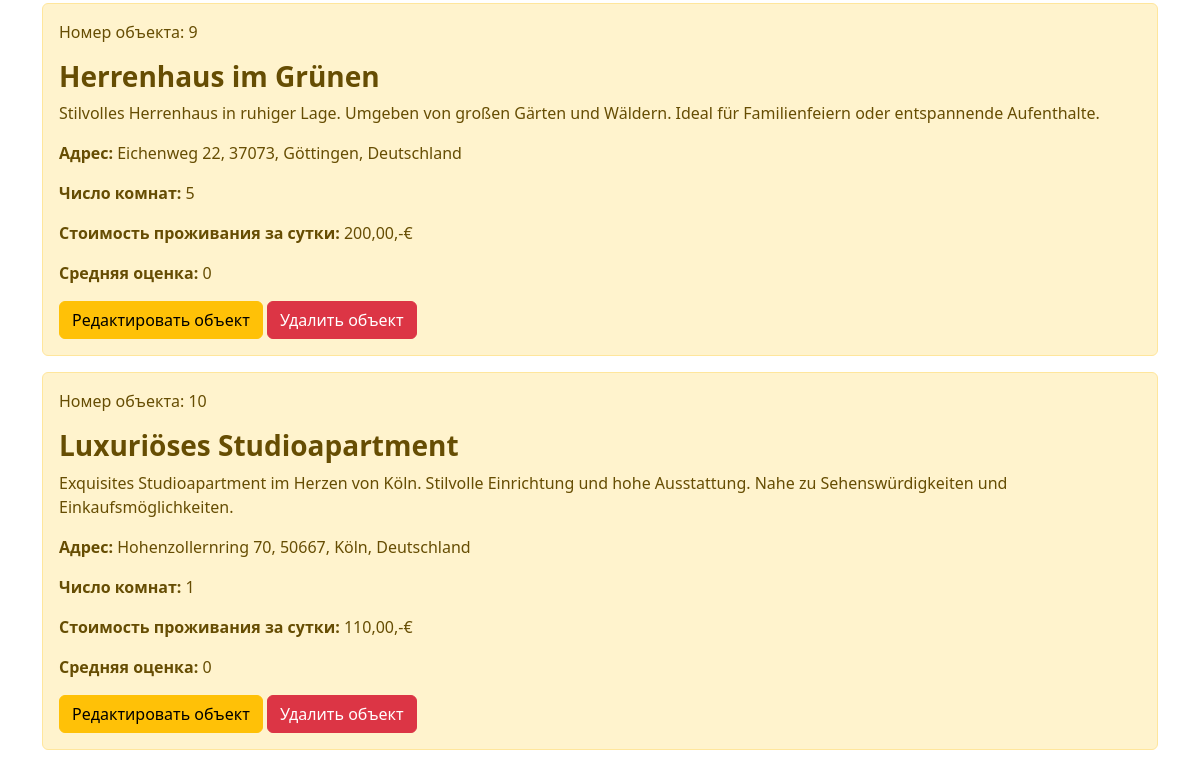
The app's page / (signed in, lower part), older data.
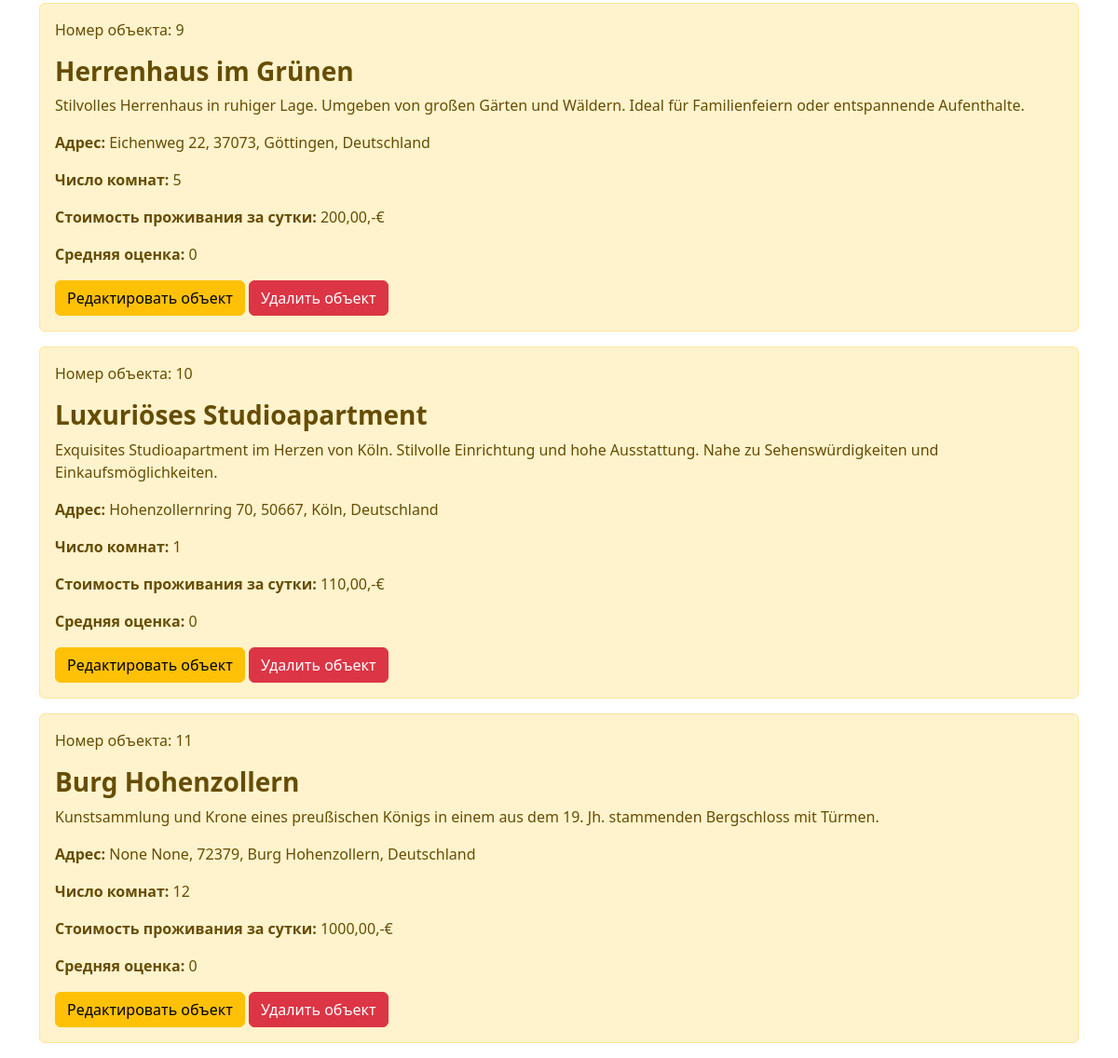
The same page, newer data.
### booking/models.py (models this page shows, shortened)
class Housing(models.Model):
    class HousingType(models.TextChoices):
        APARTMENT = 'APARTMENT', 'Квартира'
        HOUSE = 'HOUSE', 'Дом'
        STUDIO = 'STUDIO', 'Студия'
        CASTLE = 'CASTLE', 'Замок'
        HOTEL = 'HOTEL', 'Гостиница'
        VILLA = 'VILLA', 'Вилла'
        COTTAGE = 'COTTAGE', 'Коттедж'
    name = models.CharField(_('Name of object'), max_length=100)
    type = models.CharField(
        _('Type of object'),
        max_length=20,
        choices=HousingType.choices,
        default=HousingType.APARTMENT
    )
    country = models.CharField(_('Country'), max_length=50)
    post_code = models.CharField(_('Postal code'), max_length=10)
    city = models.CharField(_('City'), max_length=50)
    street = models.CharField(_('Street'), max_length=50, null=True, blank=True)
    house_number = models.CharField(_('House number'), max_length=50, null=True, blank=True)
    rooms = models.IntegerField(_('Number of rooms'))
    description = models.TextField(_('Description'))
    price = models.DecimalField(_('Price'), max_digits=10, decimal_places=2)
    owner = models.ForeignKey(User, on_delete=models.CASCADE, related_name='owner_housings')
    is_visible = models.BooleanField(default=True)
    created_at = models.DateTimeField(auto_now_add=True)
    class Meta:
        verbose_name_plural = _('housings')
        verbose_name = _('housing')
        indexes = [
            models.Index(fields=['type']),
            models.Index(fields=['price']),
        ]
    def get_average_rating(self):
        avg_rating = self.reviews.aggregate(Avg('rating')).get('rating__avg')
        return avg_rating if avg_rating is not None else 0  # Возвращаем 0, если нет отзывов

### booking/views.py (the view)
# urls.py: path('', index, name='index'),
def index(request):
    try:
        return render(request, 'booking/index.html', {
            'title': 'AT-Booking Просмотр объектов',
            'housing': user_filter(request)
        })
    except Exception as e:
        import logging
        logger = logging.getLogger(__name__)
        logger.error(f"Error occurred: {e}")
        return render(request, 'booking/error.html', {'error_message': str(e)})

### booking/views.py (called while the page is built)
def user_filter(request):
    user = request.user
    if user.is_staff or user.is_superuser:
        return Housing.objects.all().order_by('id')
    else:
        housing = Housing.objects.filter(
            is_visible=True
        ).order_by('-id')
        return housing | Housing.objects.filter(owner=user)

### booking/templates/booking/index.html (shortened to what this page needs)
{% extends 'booking/base.html' %}
{% block content %}
    {% if housing %}
        {% for el in housing %}
            <div class="alert alert-warning mt-2">
                <p>Номер объекта: {{ el.id }}</p>
                 <h3><strong>{{ el.name }}</strong></h3>
                 <p>{{ el.description }}</p>
                 <p><strong>Адрес:</strong> {{ el.street }} {{ el.house_number }}, {{ el.post_code }}, {{ el.city }}, {{ el.country }}</p>
                 <p><strong>Число комнат:</strong> {{ el.rooms }}</p>
                 <p><strong>Стоимость проживания за сутки:</strong> {{ el.price }},-€</p>
                 <p><strong>Средняя оценка:</strong> {{ el.get_average_rating }}</p>
                {% if user == el.owner or user.is_staff %}
                    <a href="{% url 'edit_housing' el.id %}" class="btn btn-warning">Редактировать объект</a>
                    <form action="{% url 'delete_housing' el.id %}" method="post" style="display:inline;">
                        <button type="submit" class="btn btn-danger">Удалить объект</button>
                    </form>
                {% endif %}
            </div>
        {% endfor %}
    {% else %}
        <div class="alert alert-warning mt-2">
            <p>Записей нет</p>
        </div>
    {% endif %}
{% endblock %}

Row changes from the older to the newer data that the page shows:
added Housing: id "11", name "Burg Hohenzollern", description "Kunstsammlung und Krone eines preußischen Königs in einem aus dem 19. Jh. stammenden Bergschloss mit Türmen.", street "None", house_number "None", post_code "72379", city "Burg Hohenzollern", country "Deutschland", rooms "12", price "1000,00", get_average_rating "0", shows "Редактировать объект"
